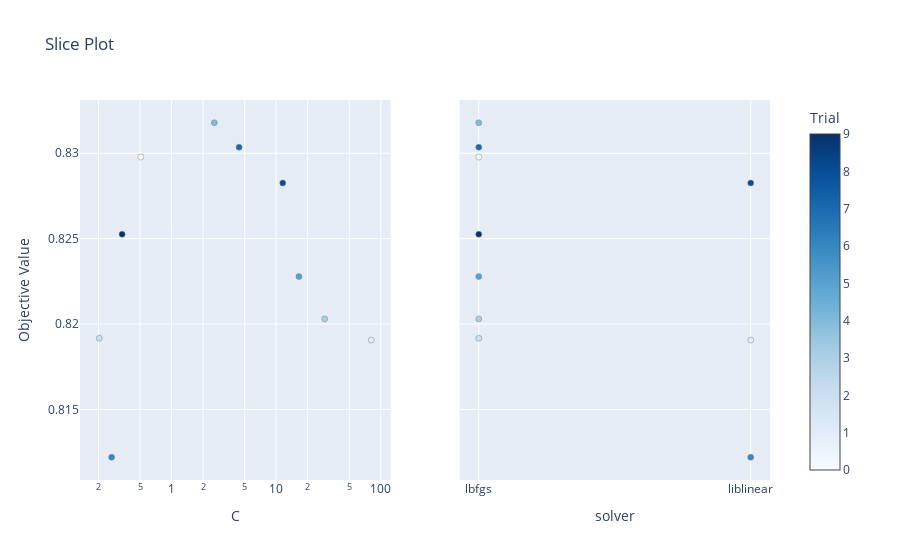

Notebook code cell kept with this figure:
### Code cell
vis.plot_slice(study)

### Figure 1 — Plotly figure (JSON) as saved in the notebook; plotly's stock layout.template omitted (floating-point values rounded to 4 significant figures)
{"data": [{"marker": {"color": [0, 1, 2, 3, 4, 5, 6, 7, 8, 9], "colorbar": {"title": {"text": "Trial"}, "x": 1, "xpad": 40}, "colorscale": [[0, "rgb(247,251,255)"], [0.125, "rgb(222,235,247)"], [0.25, "rgb(198,219,239)"], [0.375, "rgb(158,202,225)"], [0.5, "rgb(107,174,214)"], [0.625, "rgb(66,146,198)"], [0.75, "rgb(33,113,181)"], [0.875, "rgb(8,81,156)"], [1, "rgb(8,48,107)"]], "line": {"color": "Grey", "width": 0.5}, "showscale": true}, "mode": "markers", "name": "Feasible Trial", "showlegend": false, "type": "scatter", "x": [0.508, 81.0, 0.2038, 29.1, 2.565, 16.5, 0.2675, 4.421, 11.56, 0.3368], "xaxis": "x", "y": [0.8298, 0.8191, 0.8192, 0.8203, 0.8318, 0.8228, 0.8122, 0.8303, 0.8283, 0.8253], "yaxis": "y"}, {"marker": {"color": [0, 1, 2, 3, 4, 5, 6, 7, 8, 9], "colorbar": {"title": {"text": "Trial"}, "x": 1, "xpad": 40}, "colorscale": [[0, "rgb(247,251,255)"], [0.125, "rgb(222,235,247)"], [0.25, "rgb(198,219,239)"], [0.375, "rgb(158,202,225)"], [0.5, "rgb(107,174,214)"], [0.625, "rgb(66,146,198)"], [0.75, "rgb(33,113,181)"], [0.875, "rgb(8,81,156)"], [1, "rgb(8,48,107)"]], "line": {"color": "Grey", "width": 0.5}, "showscale": false}, "mode": "markers", "name": "Feasible Trial", "showlegend": false, "type": "scatter", "x": ["lbfgs", "liblinear", "lbfgs", "lbfgs", "lbfgs", "lbfgs", "liblinear", "lbfgs", "liblinear", "lbfgs"], "xaxis": "x2", "y": [0.8298, 0.8191, 0.8192, 0.8203, 0.8318, 0.8228, 0.8122, 0.8303, 0.8283, 0.8253], "yaxis": "y2"}], "layout": {"title": {"text": "Slice Plot"}, "xaxis": {"anchor": "y", "domain": [0, 0.45], "title": {"text": "C"}, "type": "log"}, "xaxis2": {"anchor": "y2", "categoryarray": ["lbfgs", "liblinear"], "categoryorder": "array", "domain": [0.55, 1], "title": {"text": "solver"}, "type": "category"}, "yaxis": {"anchor": "x", "domain": [0, 1], "title": {"text": "Objective Value"}}, "yaxis2": {"anchor": "x2", "domain": [0, 1], "matches": "y", "showticklabels": false}}}
